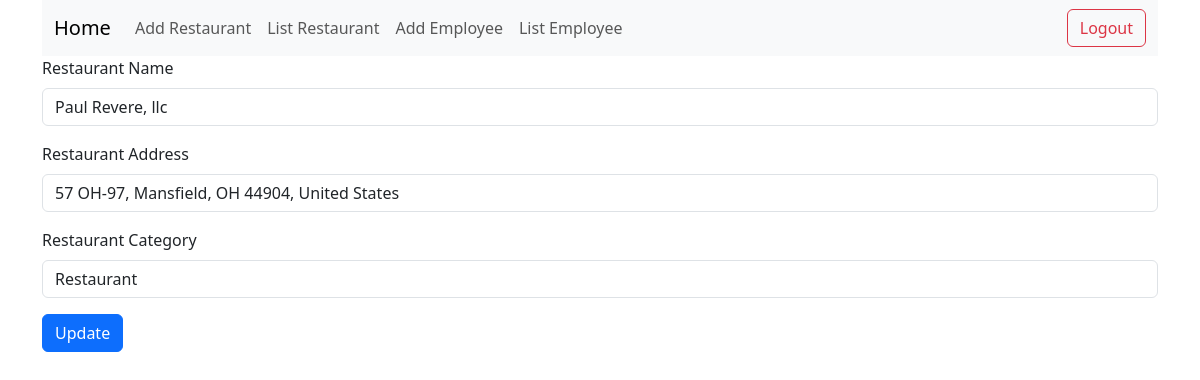
Screenshot of /index.php?cmd=edit_resto&id=1 (signed in) with the database file from the repository.
### tables this page shows
CREATE TABLE `restaurants` (
  `id` int(11) NOT NULL,
  `restaurant_name` varchar(255) NOT NULL,
  `restaurant_address` varchar(255) DEFAULT NULL,
  `restaurant_category` varchar(255) NOT NULL,
  `deleted_at` varchar(255) DEFAULT NULL,
  `created_at` datetime NOT NULL DEFAULT current_timestamp()
);

### include/dbic.php (called while the page is built, shortened)
<?php
class dbic {
	public $conn = null;
	private $encoding = "utf8";
	public function __construct($debug = false) {
        try {
			$this->conn = new PDO('mysql:host='.DBI_SERVER.';dbname='.DBI_NAME.';charset='.$this->encoding.'mb4', DBI_USER, DBI_PASS,array(PDO::ATTR_EMULATE_PREPARES => false, PDO::ATTR_ERRMODE => PDO::ERRMODE_EXCEPTION));
		} catch(PDOException $ex) {
			echo "An Error occured!";
			exit();
		}
	}
	public function fetch_data($qry,$params,$errcont=false) {
		$stmt = $this->conn->prepare($qry);
		$stmt->execute($params);
		return $stmt->fetch();
	}
}
?>

### edit_resto.php (the view, shortened to what this page needs)
<form action="actions.php" autocomplete="off" method="post">
    <?php
        $qry = "select * from restaurants where id=?";
        $result = $db->fetch_data($qry,array($_REQUEST['id']));
    ?>
  <div class="mb-3">
    <label for="restaurant_name" class="form-label">Restaurant Name</label>
    <input type="text" class="form-control" name="restaurant_name" id="restaurant_name"  value="<?php echo $result['restaurant_name'] ?>">
  </div>
  <div class="mb-3">
    <label for="restaurant_address" class="form-label">Restaurant Address</label>
    <input type="text" class="form-control" id="restaurant_address" name="restaurant_address" value="<?php echo $result['restaurant_address'] ?>">
  </div>
  <div class="mb-3">
    <label for="restaurant_category" class="form-label">Restaurant Category</label>
    <input type="text" class="form-control" id="restaurant_category" name="restaurant_category" value="<?php echo $result['restaurant_category'] ?>">
  </div>
  <button type="submit" class="btn btn-primary">Update</button>
</form>

### rows the page displays
restaurants: restaurant_name "Paul Revere, llc", restaurant_address "57 OH-97, Mansfield, OH 44904, United States", restaurant_category "Restaurant"
